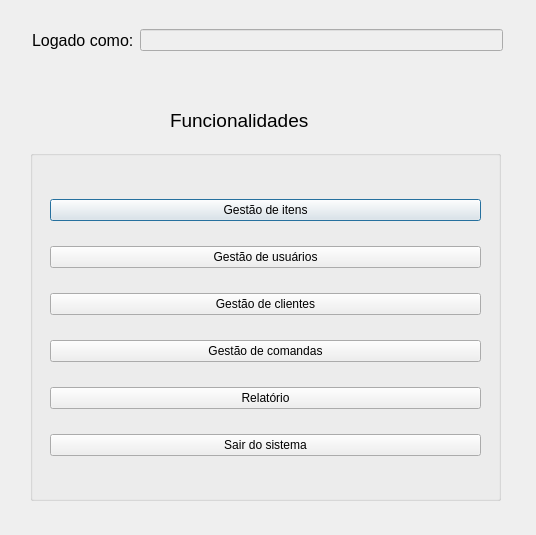
<?xml version="1.0" encoding="UTF-8"?>
<ui version="4.0">
 <class>Dashboard</class>
 <widget class="QDialog" name="Dashboard">
  <property name="geometry">
   <rect>
    <x>0</x>
    <y>0</y>
    <width>536</width>
    <height>535</height>
   </rect>
  </property>
  <property name="windowTitle">
   <string>Painel | Sistema de Controle de Comandas</string>
  </property>
  <widget class="QLabel" name="label_Title">
   <property name="geometry">
    <rect>
     <x>170</x>
     <y>110</y>
     <width>161</width>
     <height>21</height>
    </rect>
   </property>
   <property name="font">
    <font>
     <pointsize>14</pointsize>
    </font>
   </property>
   <property name="text">
    <string>Funcionalidades</string>
   </property>
  </widget>
  <widget class="QGroupBox" name="groupBox">
   <property name="geometry">
    <rect>
     <x>30</x>
     <y>150</y>
     <width>471</width>
     <height>351</height>
    </rect>
   </property>
   <property name="title">
    <string/>
   </property>
   <widget class="QWidget" name="layoutWidget">
    <property name="geometry">
     <rect>
      <x>20</x>
      <y>30</y>
      <width>431</width>
      <height>301</height>
     </rect>
    </property>
    <layout class="QVBoxLayout" name="verticalLayout">
     <item>
      <widget class="QPushButton" name="pushButton_itemManagement">
       <property name="text">
        <string>Gestão de itens</string>
       </property>
      </widget>
     </item>
     <item>
      <widget class="QPushButton" name="pushButton_userManagement">
       <property name="text">
        <string>Gestão de usuários</string>
       </property>
      </widget>
     </item>
     <item>
      <widget class="QPushButton" name="pushButton_clientManagement">
       <property name="text">
        <string>Gestão de clientes</string>
       </property>
      </widget>
     </item>
     <item>
      <widget class="QPushButton" name="pushButton_orderPaperManagement">
       <property name="text">
        <string>Gestão de comandas</string>
       </property>
      </widget>
     </item>
     <item>
      <widget class="QPushButton" name="pushButton_report">
       <property name="text">
        <string>Relatório</string>
       </property>
      </widget>
     </item>
     <item>
      <widget class="QPushButton" name="pushButton_systemExit">
       <property name="text">
        <string>Sair do sistema</string>
       </property>
      </widget>
     </item>
    </layout>
   </widget>
  </widget>
  <widget class="QWidget" name="">
   <property name="geometry">
    <rect>
     <x>32</x>
     <y>20</y>
     <width>471</width>
     <height>41</height>
    </rect>
   </property>
   <layout class="QHBoxLayout" name="horizontalLayout">
    <item>
     <widget class="QLabel" name="label_loggedAsDashboard">
      <property name="font">
       <font>
        <pointsize>12</pointsize>
       </font>
      </property>
      <property name="text">
       <string>Logado como:</string>
      </property>
     </widget>
    </item>
    <item>
     <widget class="QLineEdit" name="lineEdit_loggedAsDashboard">
      <property name="enabled">
       <bool>false</bool>
      </property>
     </widget>
    </item>
   </layout>
  </widget>
 </widget>
 <resources/>
 <connections/>
</ui>
